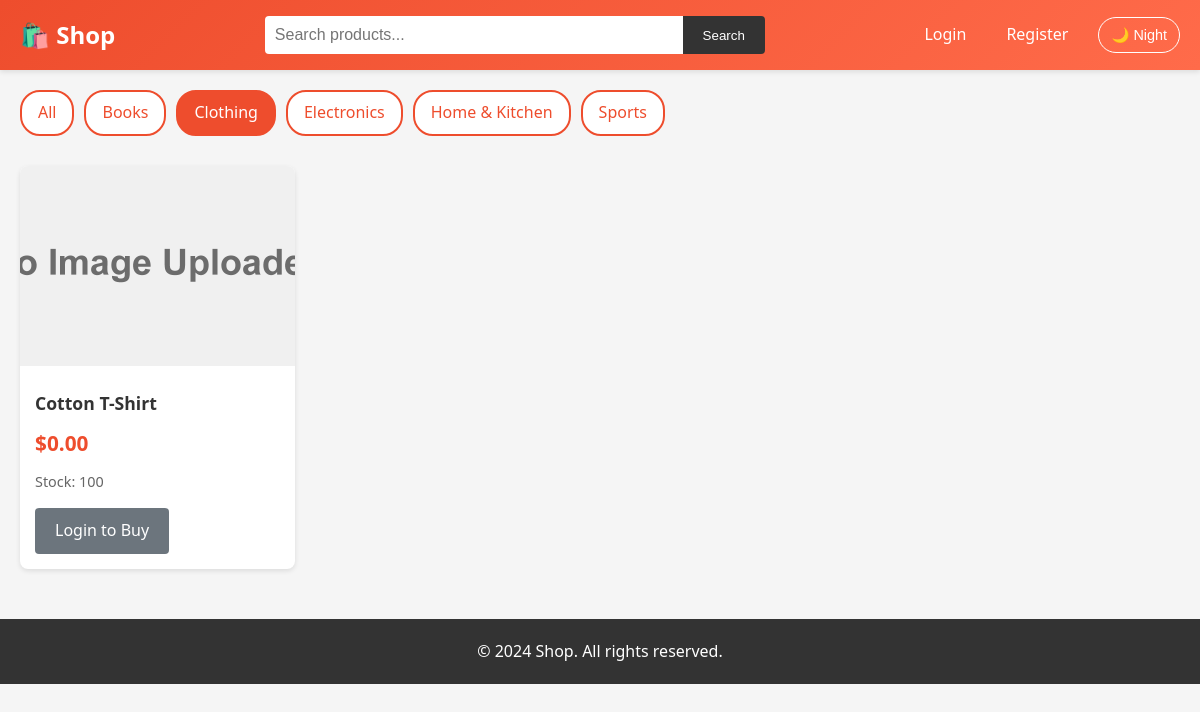
Screenshot of /index.php?category=2 with the database file from the repository.
### tables this page shows
CREATE TABLE IF NOT EXISTS categories (
    id INT AUTO_INCREMENT PRIMARY KEY,
    name VARCHAR(100) NOT NULL,
    description TEXT,
    created_at TIMESTAMP DEFAULT CURRENT_TIMESTAMP
);

CREATE TABLE IF NOT EXISTS products (
    id INT AUTO_INCREMENT PRIMARY KEY,
    name VARCHAR(200) NOT NULL,
    description TEXT,
    price DECIMAL(10, 2) NOT NULL,
    stock INT DEFAULT 0,
    image VARCHAR(255),
    created_at TIMESTAMP DEFAULT CURRENT_TIMESTAMP
);

### includes/functions.php (called while the page is built, shortened)
<?php
function isLoggedIn() {
    return isset($_SESSION['user_id']);
}
function formatPrice($price) {
    return '$' . number_format($price, 2);
}
function getProducts($category_id = null, $search = null) {
    $conn = getDB();
    $sql = "SELECT DISTINCT p.*,
            (SELECT MIN(ps.seller_price) FROM product_sellers ps WHERE ps.product_id = p.id) as min_price,
            (SELECT MAX(ps.seller_price) FROM product_sellers ps WHERE ps.product_id = p.id) as max_price
            FROM products p";
    $conditions = [];
    $params = [];
    $types = "";
    if ($category_id) {
        $sql .= " INNER JOIN product_categories pc ON p.id = pc.product_id";
        $conditions[] = "pc.category_id = ?";
        $params[] = $category_id;
        $types .= "i";
    }
    if (!empty($conditions)) {
        $sql .= " WHERE " . implode(" AND ", $conditions);
    }
    $sql .= " ORDER BY p.created_at DESC";
    $stmt = $conn->prepare($sql);
    if (!empty($params)) {
        $stmt->bind_param($types, ...$params);
    }
    $stmt->execute();
    return $stmt->get_result();
}
function getCategories() {
    $conn = getDB();
    $result = $conn->query("SELECT * FROM categories ORDER BY name");
    return $result;
}
?>

### index.php (the view, shortened to what this page needs)
<?php
require_once 'includes/functions.php';
$category_id = isset($_GET['category']) ? (int)$_GET['category'] : null;
$search = isset($_GET['search']) ? sanitize($_GET['search']) : null;
$products = getProducts($category_id, $search);
$categories = getCategories();
include 'includes/header.php';
?>
<div class="categories">
    <a href="index.php" class="category-btn <?php echo !$category_id ? 'active' : ''; ?>">All</a>
    <?php while ($category = $categories->fetch_assoc()): ?>
        <a href="index.php?category=<?php echo $category['id']; ?>"
           class="category-btn <?php echo $category_id == $category['id'] ? 'active' : ''; ?>">
            <?php echo htmlspecialchars($category['name']); ?>
        </a>
    <?php endwhile; ?>
</div>
<div class="products-grid">
    <?php while ($product = $products->fetch_assoc()): ?>
        <div class="product-card">
            <img src="<?php echo $product['image'] ? htmlspecialchars($product['image']) : 'images/not_found.jpg'; ?>"
                 alt="<?php echo htmlspecialchars($product['name']); ?>"
                 class="product-image"
                 onerror="this.src='images/not_found.jpg'">
            <div class="product-info">
                <h3 class="product-name">
                    <a href="product.php?id=<?php echo $product['id']; ?>" style="text-decoration: none; color: inherit;">
                        <?php echo htmlspecialchars($product['name']); ?>
                    </a>
                </h3>
                <div class="product-price">
                    <?php if ($product['min_price'] == $product['max_price']): ?>
                        <?php echo formatPrice($product['min_price']); ?>
                    <?php else: ?>
                        <?php echo formatPrice($product['min_price']); ?> - <?php echo formatPrice($product['max_price']); ?>
                    <?php endif; ?>
                </div>
                <div class="product-stock">Stock: <?php echo $product['stock']; ?></div>
                <?php if (isLoggedIn()): ?>
                    <a href="product.php?id=<?php echo $product['id']; ?>" class="btn btn-primary">View Details</a>
                <?php else: ?>
                    <a href="login.php" class="btn btn-secondary">Login to Buy</a>
                <?php endif; ?>
            </div>
        </div>
    <?php endwhile; ?>
</div>
<?php include 'includes/footer.php'; ?>

### css/style.css (style rules this page uses)
* { margin: 0; padding: 0; box-sizing: border-box; }
body { font-family: "Segoe UI", Tahoma, Geneva, Verdana, sans-serif; line-height: 1.6; color: #333; background-color: #f5f5f5; }
.products-grid { display: grid; grid-template-columns: repeat(auto-fill, minmax(250px, 1fr)); gap: 20px; margin: 30px 0; }
.product-card { background: white; border-radius: 8px; overflow: hidden; box-shadow: 0 2px 5px rgba(0, 0, 0, 0.1); transition: transform 0.3s, box-shadow 0.3s; }
.product-image { width: 100%; height: 200px; object-fit: cover; background: #f0f0f0; }
.product-info { padding: 15px; }
.product-name { font-size: 1.1rem; font-weight: bold; margin-bottom: 10px; color: #333; }
.product-price { font-size: 1.3rem; color: #ee4d2d; font-weight: bold; margin-bottom: 10px; }
.product-stock { font-size: 0.9rem; color: #666; margin-bottom: 15px; }
.btn { padding: 10px 20px; border: none; border-radius: 4px; cursor: pointer; font-size: 1rem; text-decoration: none; display: inline-block; transition: background 0.3s; }
.btn-secondary { background: #6c757d; color: white; }
.categories { display: flex; gap: 10px; margin: 20px 0; flex-wrap: wrap; }
.category-btn { padding: 8px 16px; background: white; border: 2px solid #ee4d2d; color: #ee4d2d; border-radius: 20px; text-decoration: none; transition: all 0.3s; }
.category-btn:hover, .category-btn.active { background: #ee4d2d; color: white; }

### rows the page displays
categories: name "Books"
categories: name "Clothing"
categories: name "Electronics"
categories: name "Home & Kitchen"
categories: name "Sports"
products: name "Cotton T-Shirt", min_price "$0.00", stock "100"
